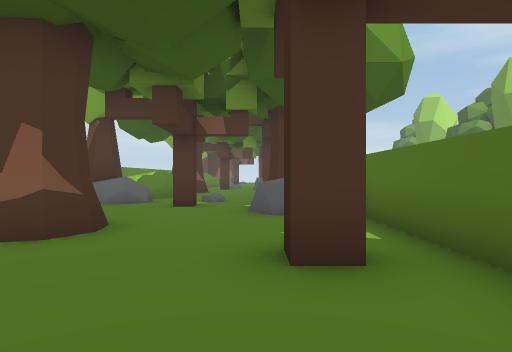
view 1 (above)

16 first-person views from a walk through a 3-D level made in the Unity game engine. The camera is 1.4 m above the floor, looks level and sees 75° across. The floor is counted in squares, 2 m on a side. Each view is taken from the middle of a square. On the plan, view 1 faces up. The plan holds only what a view shows up to about 10 squares ahead; the rest is blank. The place goes on beyond the plan.

view 2
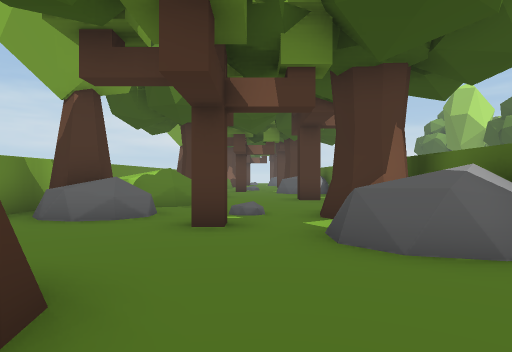

view 3
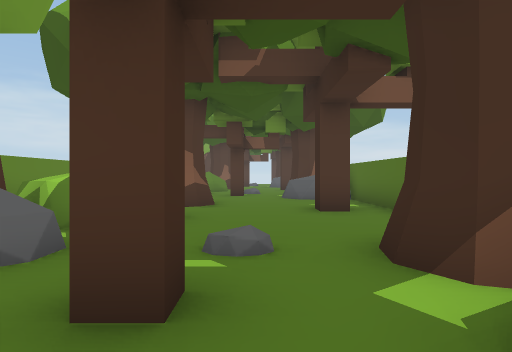

view 4
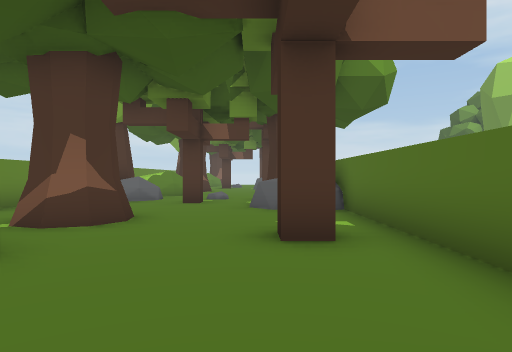

view 5
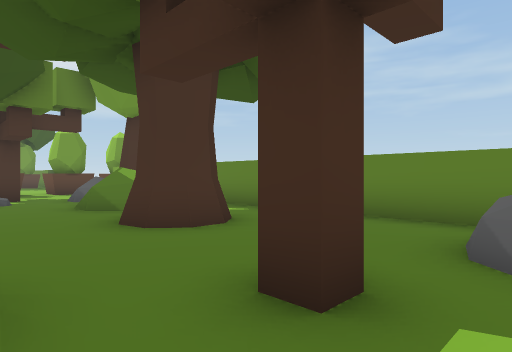

view 6
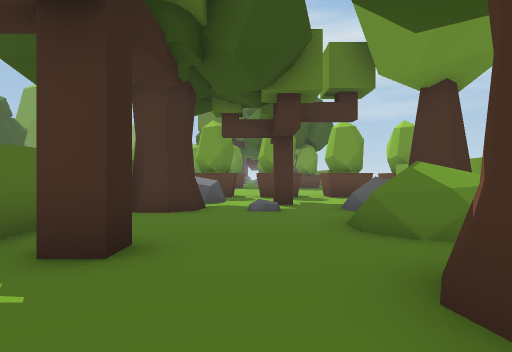

view 7
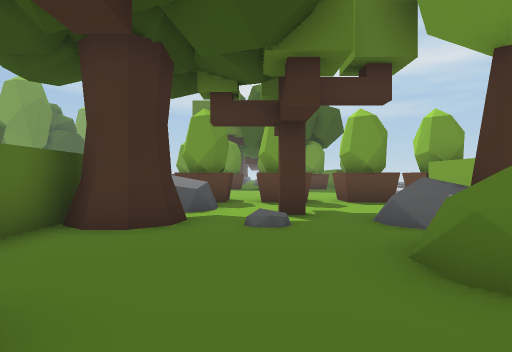

view 8
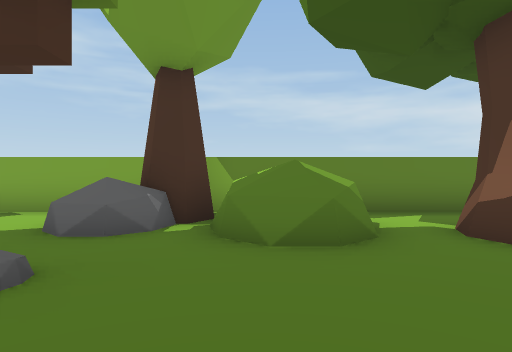

view 9
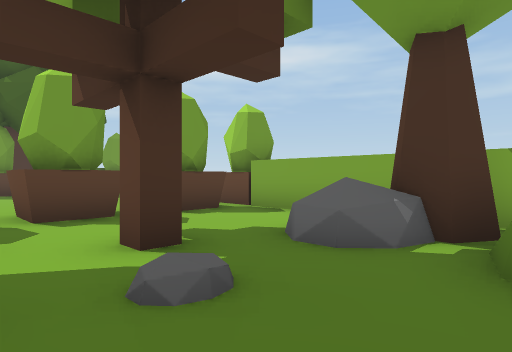

view 10
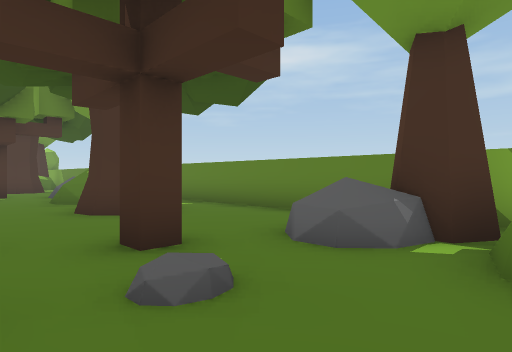

view 11
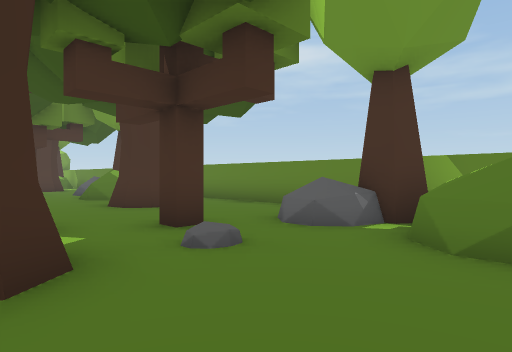

view 12
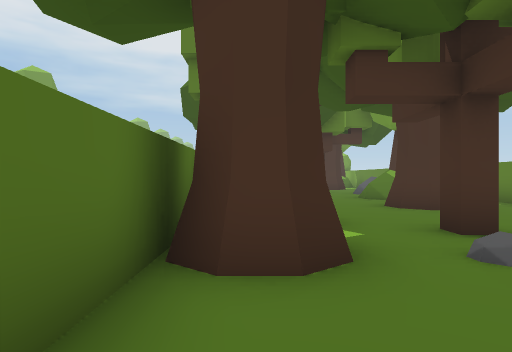

view 13
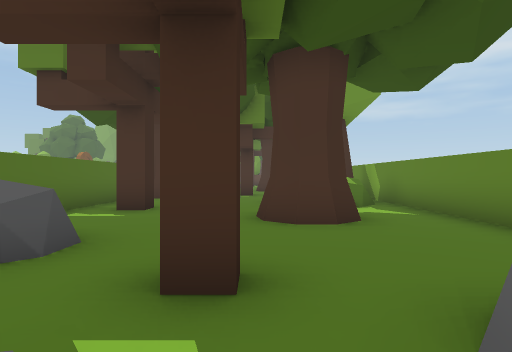

view 14
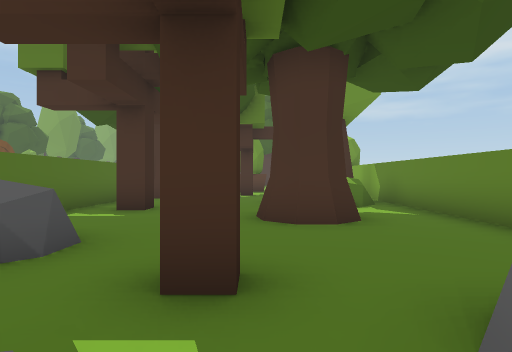

view 15
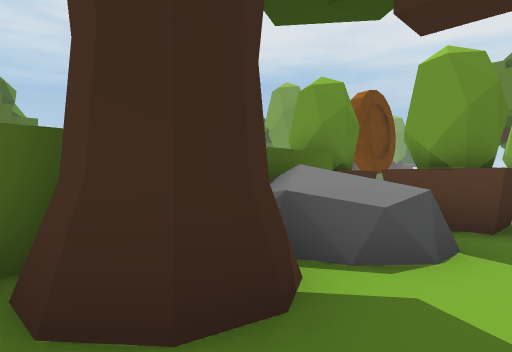

view 16
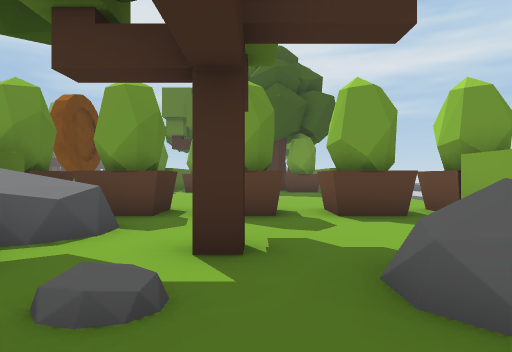

### Floor plan
Key: @ floor where view 1 was taken; # wall or solid block; . floor; / step, stairs or slope; ^ raised ledge; R rock; T tree.
Columns run from 6 left of view 1 to 2 right of it. Each row starts with its distance up from view 1.
 22    #....
 21 # ^^....#
 20 ###.....#
 19 #.RR.//T#
 18 #...T..T#
 17 #.....RR#
 16 #......R#
 15 #..T....#
 14 #..TT...#
 13 #.....T.#
 12 ##^#....#
 11 ##^^....#
 10 ###.....#
  9 #.RR.//T#
  8 #...T..T#
  7 #.....RR#
  6 #......R#
  5 #..T....#
  4 #..TT...#
  3 #.....T.#
  2 ##^#....#
  1 ##^^....#
  0 ###...@.#
 -1 #.RR.//T#
 -2 #...T..T#
 -3 #.....RR#
 -4 #......R#
 -5 #.#.#####
 -6 #.#. ####
 -7   .. ..
 -8   .. ..
 -9   .....

Positions as (right, up) in squares from view 1, and headings:
1: (0, 0), facing up
2: (-1, 3), facing up
3: (-1, 6), facing up
4: (0, 9), facing up
5: (0, 9), facing down-left
6: (-1, 6), facing down
7: (-1, 4), facing down
8: (1, 1), facing left
9: (0, 1), facing down-left
10: (0, 21), facing down-left
11: (1, 22), facing down-left
12: (1, 22), facing down
13: (-2, 20), facing down
14: (-2, 10), facing down
15: (-1, 0), facing down-right
16: (-2, 1), facing down
